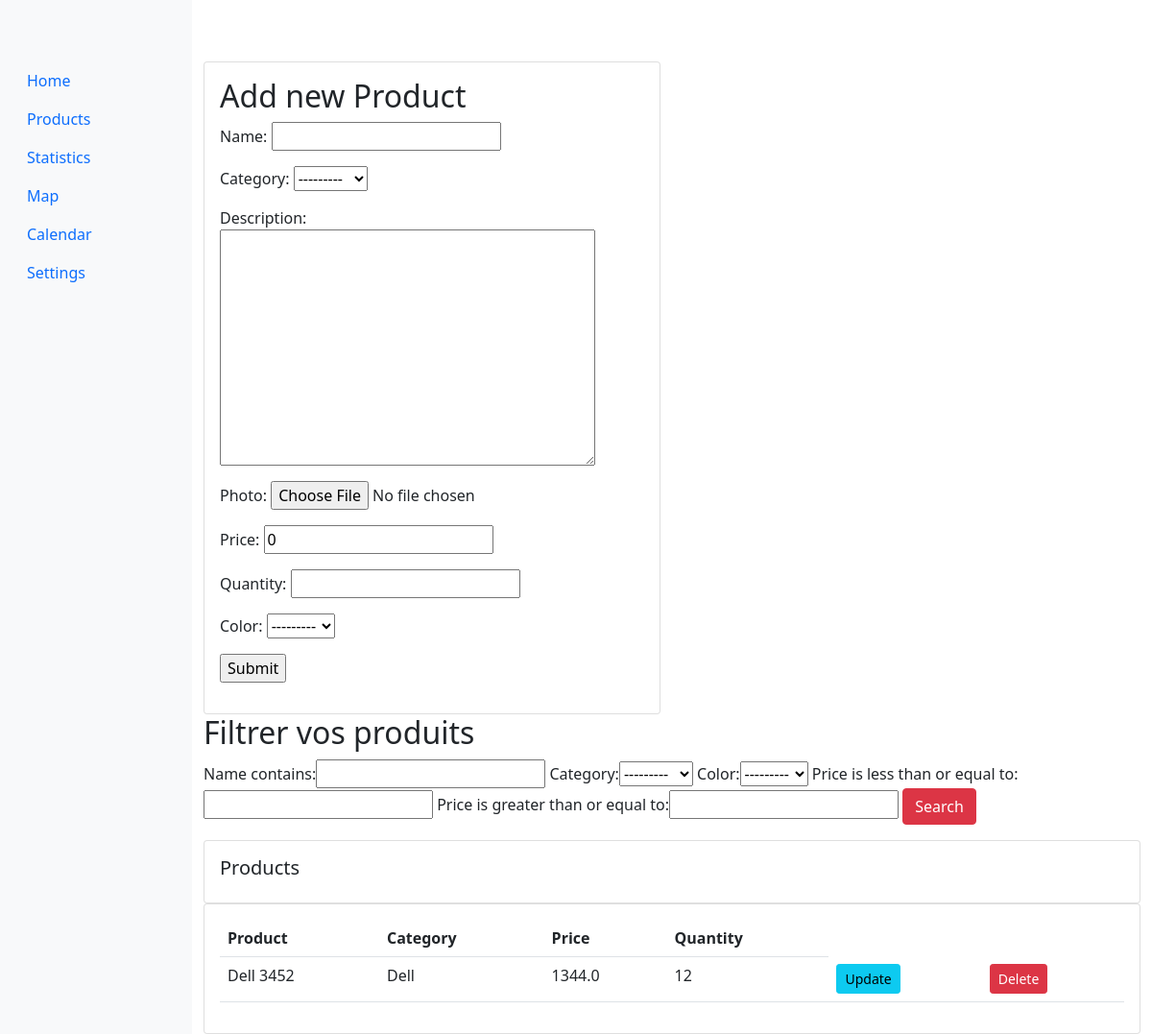
The page /prod/ on the database as committed earlier.
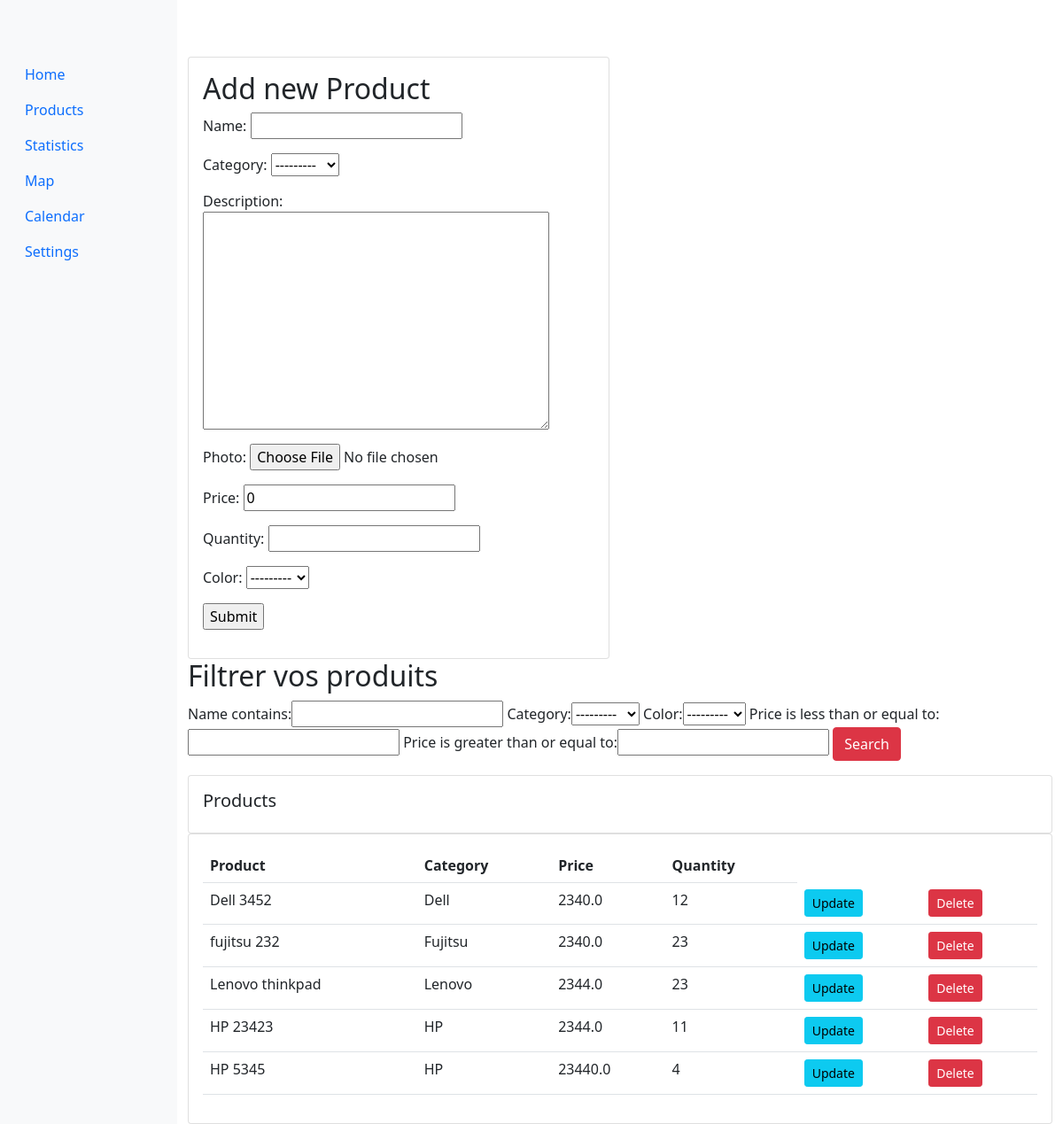
The same page on the database as committed later.
### main/models.py (models this page shows, shortened)
class Product(models.Model):
    name = models.CharField(max_length=100)
    category = models.ForeignKey(
        Category, related_name='categories', on_delete=models.CASCADE)
    description = models.TextField()
    photo = models.ImageField()
    price = models.FloatField(default=0)
    quantity = models.PositiveIntegerField(null=True)
    good_rates = models.PositiveIntegerField(default=0)
    bad_rates = models.PositiveIntegerField(default=0)
    rates = models.PositiveIntegerField(default=0)
    color = models.CharField(max_length=50, choices=COLORS, blank=True)

class Category(models.Model):
    category = models.CharField(max_length=50, unique=True)
    def __str__(self):
        return self.category

### dashboard_seller/views.py (the view, shortened to what this page needs)
# urls.py: path('prod/', views.show_product, name='prod'),
def show_product(request):
    form = CreateProductForm()
    products = Product.objects.all()
    myFilter = ProductFilter(request.GET, queryset=products)
    products = myFilter.qs
    context = {'form': form, 'products': products,
               'myFilter': myFilter,
               }
    return render(request, 'dashboard_seller/products.html', context)

### main/forms.py
class CreateProductForm(forms.ModelForm):
    class Meta:
        model = Product
        fields = ['name', 'category', 'description',
                  'photo', 'price', 'quantity', 'color']

### templates/dashboard_seller/products.html (shortened to what this page needs)
{% extends 'dashboard_seller/dashboard.html' %}
{% block content %}
<div class="row">
    <div class="col-md-6">
        <div class="card card-body">
            <h2>Add new Product</h2>
           <form method="POST" action="" enctype="multipart/form-data">
                {{form.as_p}}
                <input type="submit" name="Submit">
            </form>
        </div>
    </div>
</div>
<div>
    <form method="GET">
        <h2>Filtrer vos produits </h2>
        {{myFilter.form}}
        <button type="Submit" class="btn btn-danger">Search</button>
    </form>
</div>
<div class="row">
    <div class="col-md">
        <div class="card card-body">
            <h5>Products</h5>
        </div>
        <div class="card card-body">
            <table class="table">
                <tr>
                    <th>Product</th>
                    <th>Category</th>
                    <th>Price</th>
                    <th>Quantity</th>
                </tr>
                {% for i in products %}
                <tr>
                    <td>{{i.name}}</td>
                    <td>{{i.category}}</td>
                    <td>{{i.price}}</td>
                    <td>{{i.quantity}}</td>
                    <td><a class="btn btn-sm btn-info" href="{% url 'update_product' i.id %}">Update</a></td>
                    <td><a class="btn btn-sm btn-danger" href="{% url 'delete_product' i.id %}">Delete</a></td>
                </tr>
                {% endfor %}
            </table>
        </div>
    </div>
</div>
{% endblock %}

Rows that differ between the two databases and show on the page:
changed Product "Dell 3452": price "1344.0" → "2340.0"
added Product: name "fujitsu 232", category "Fujitsu", price "2340.0", quantity "23"
added Product: name "Lenovo thinkpad", category "Lenovo", price "2344.0", quantity "23"
added Product: name "HP 23423", category "HP", price "2344.0", quantity "11"
added Product: name "HP 5345", category "HP", price "23440.0", quantity "4"
